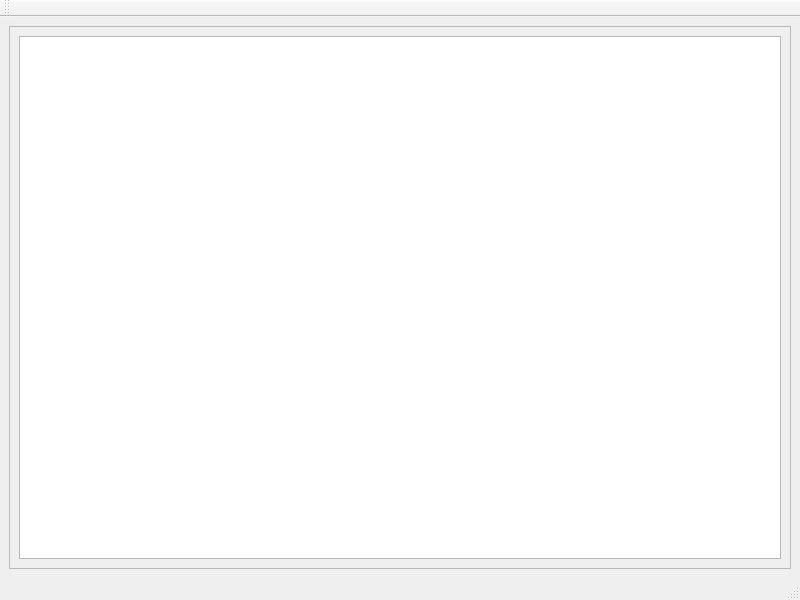
<?xml version="1.0" encoding="UTF-8"?>
<ui version="4.0">
 <class>MainWindow</class>
 <widget class="QMainWindow" name="MainWindow">
  <property name="geometry">
   <rect>
    <x>0</x>
    <y>0</y>
    <width>800</width>
    <height>600</height>
   </rect>
  </property>
  <property name="windowTitle">
   <string>MainWindow</string>
  </property>
  <widget class="QWidget" name="centralwidget">
   <layout class="QGridLayout" name="gridLayout">
    <item row="0" column="0">
     <widget class="QScrollArea" name="scrollArea">
      <property name="widgetResizable">
       <bool>true</bool>
      </property>
      <widget class="QWidget" name="scrollAreaWidgetContents">
       <property name="geometry">
        <rect>
         <x>0</x>
         <y>0</y>
         <width>788</width>
         <height>543</height>
        </rect>
       </property>
       <layout class="QGridLayout" name="gridLayout_2">
        <item row="0" column="0">
         <widget class="QPlainTextEdit" name="plainTextEdit"/>
        </item>
       </layout>
      </widget>
     </widget>
    </item>
   </layout>
  </widget>
  <widget class="QToolBar" name="toolBar">
   <property name="windowTitle">
    <string>toolBar</string>
   </property>
   <attribute name="toolBarArea">
    <enum>TopToolBarArea</enum>
   </attribute>
   <attribute name="toolBarBreak">
    <bool>false</bool>
   </attribute>
  </widget>
  <widget class="QStatusBar" name="statusBar"/>
 </widget>
 <resources/>
 <connections/>
</ui>
